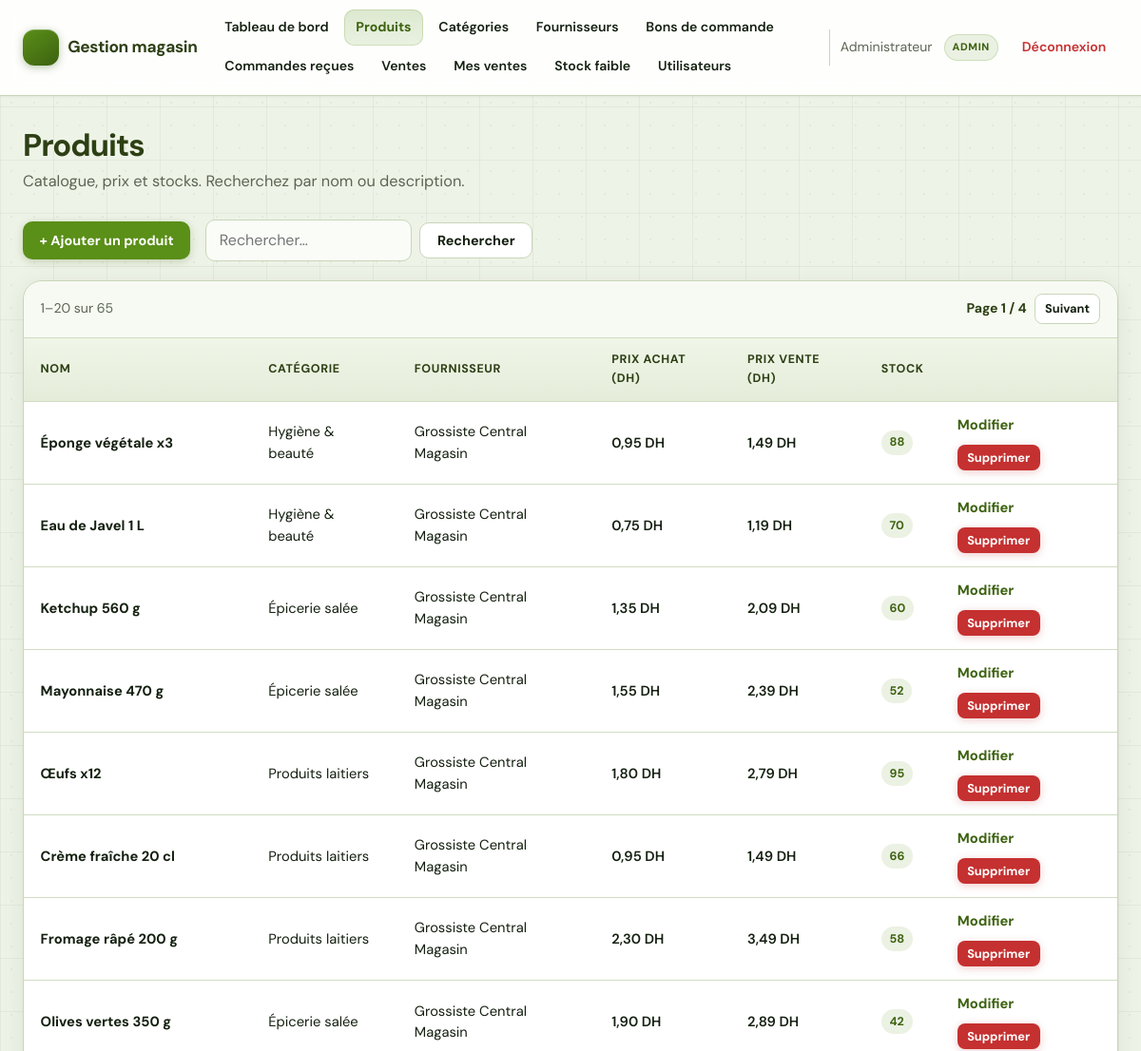
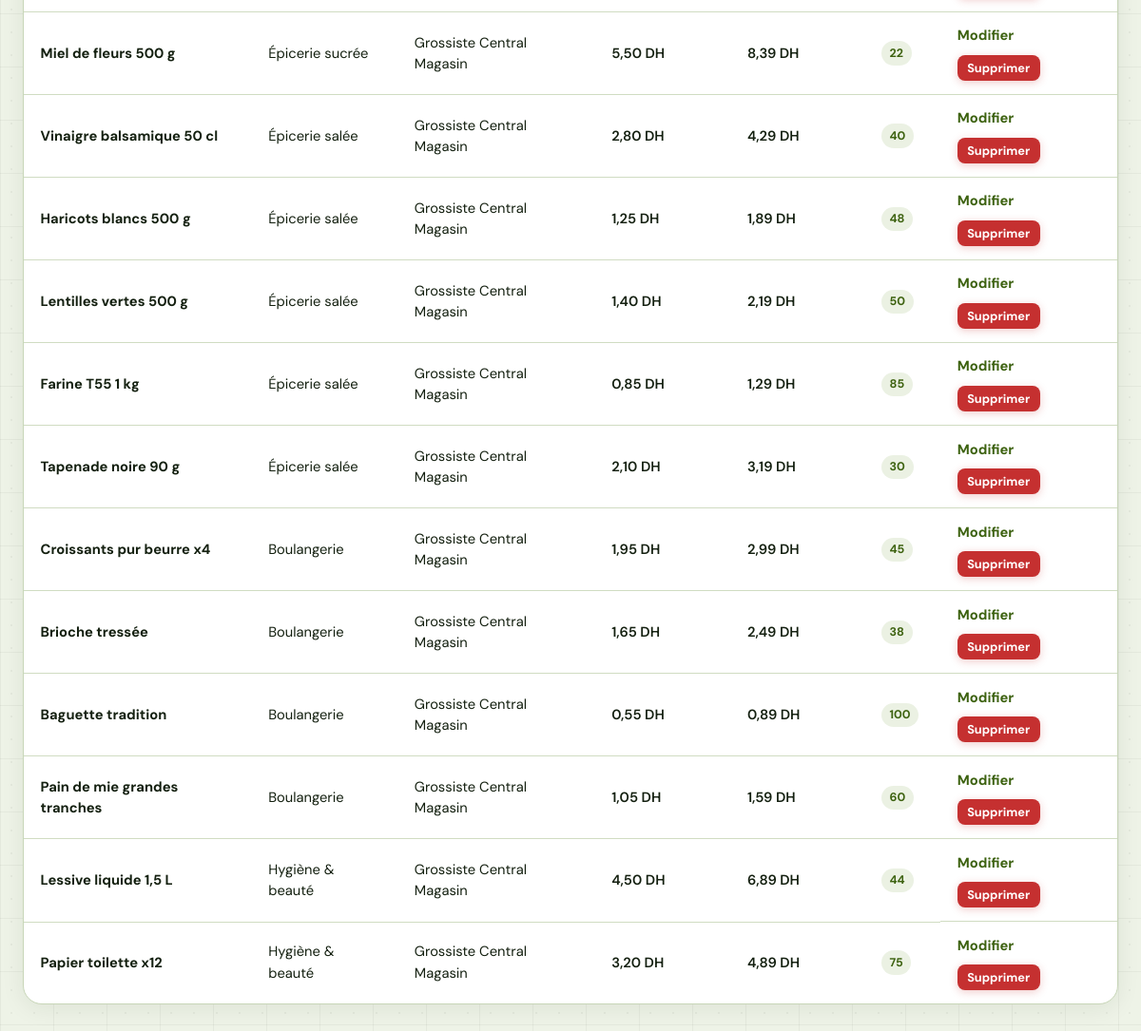
Page /index.php?action=products (signed in) on the committed database (2 pictures, top to bottom).
### tables this page shows
CREATE TABLE products (
    id INT AUTO_INCREMENT PRIMARY KEY,
    name VARCHAR(150) NOT NULL,
    description TEXT,
    price_buy DECIMAL(10,2) NOT NULL,
    price_sell DECIMAL(10,2) NOT NULL,
    stock INT NOT NULL DEFAULT 0,
    stock_alert_threshold INT NOT NULL DEFAULT 5,
    category_id INT,
    supplier_id INT,
    FOREIGN KEY (category_id) REFERENCES categories(id) ON DELETE SET NULL,
    FOREIGN KEY (supplier_id) REFERENCES suppliers(id) ON DELETE SET NULL
);

CREATE TABLE categories (
    id INT AUTO_INCREMENT PRIMARY KEY,
    name VARCHAR(100) NOT NULL
);

CREATE TABLE suppliers (
    id INT AUTO_INCREMENT PRIMARY KEY,
    name VARCHAR(100) NOT NULL,
    contact VARCHAR(100),
    phone VARCHAR(30),
    email VARCHAR(150),
    address TEXT
);

### app/Controllers/ProductController.php (called while the page is built, shortened)
<?php
class ProductController extends BaseController
{
    private $productModel;
    public function __construct()
    {
        $this->productModel = new Product();
    }
    public function index(): void
    {
        $reqPage = isset($_GET['page']) ? (int) $_GET['page'] : 1;
        $total = $this->productModel->countAll(null);
        $state = pagination_state($reqPage, $total);
        $products = $this->productModel->getPage($state['offset'], $state['per_page'], null);
        $pagination = pagination_for_view('products', $state);
        $canManage = $this->isAdmin();
        require_once APP_PATH . '/views/products/index.php';
    }
}

### public/index.php (called while the page is built, shortened)
<?php
$action = isset($_GET['action']) ? (string) $_GET['action'] : 'login';
$route = $routes[$action];
$method = $route[1];
$controller = new $class();
$controller->{$method}();

### app/helpers.php (called while the page is built, shortened)
<?php
function user_can_access(?array $user, string $action): bool
{
    $public = ['login', 'do_login', 'logout'];
    $role = (string) $user['role'];
    if ($role === 'admin') {
        return true;
    }
    $map = require CONFIG_PATH . '/permissions.php';
    $allowed = $map[$role] ?? [];
    return in_array($action, $allowed, true);
}
function nav_can(?array $user, string $action): bool
{
    return user_can_access($user, $action);
}
function format_mad($amount, int $decimals = 2): string
{
    if ($amount === null || $amount === '') {
        $n = 0.0;
    } elseif (is_numeric($amount)) {
        $n = (float) $amount;
    } else {
        $n = 0.0;
    }
    return number_format($n, $decimals, ',', ' ') . ' DH';
}
function shop_page_size(): int
{
    return 20;
}
function pagination_state(int $requestedPage, int $totalItems, ?int $perPage = null): array
{
    $perPage = max(1, $perPage ?? shop_page_size());
    $totalPages = max(1, (int) ceil($totalItems / $perPage));
    $page = max(1, min($requestedPage, $totalPages));
    return [
        'page'         => $page,
        'per_page'     => $perPage,
        'offset'       => ($page - 1) * $perPage,
        'total_pages'  => $totalPages,
        'total'        => $totalItems,
    ];
}
function pagination_for_view(string $action, array $state, array $extraQuery = []): array
{
    return [
        'action'      => $action,
        'page'        => $state['page'],
        'total_pages' => $state['total_pages'],
        'total'       => $state['total'],
        'per_page'    => $state['per_page'],
        'extra'       => $extraQuery,
    ];
}

### app/Models/Product.php (called while the page is built, shortened)
<?php
class Product
{
    private $conn;
    private $table = "products";
    public function __construct()
    {
        $database = new Database();
        $this->conn = $database->connect();
    }
    public function countAll(?string $keyword = null): int
    {
        $sql = "SELECT COUNT(*) FROM {$this->table}";
        $stmt = $this->conn->query($sql);
        return (int) $stmt->fetchColumn();
    }
    public function getPage(int $offset, int $limit, ?string $keyword = null): array
    {
        $sql = "SELECT p.*, c.name AS category_name, s.name AS supplier_name
                FROM {$this->table} p
                LEFT JOIN categories c ON p.category_id = c.id
                LEFT JOIN suppliers s ON p.supplier_id = s.id
                ORDER BY p.id DESC
                LIMIT :lim OFFSET :off";
        $stmt = $this->conn->prepare($sql);
        $stmt->bindValue(':lim', $limit, PDO::PARAM_INT);
        $stmt->bindValue(':off', $offset, PDO::PARAM_INT);
        $stmt->execute();
        return $stmt->fetchAll();
    }
}

### config/database.php (called while the page is built)
<?php
class Database
{
    private $host = "localhost";
    private $dbname = "shop_db";
    private $username = "root";
    private $password = "";
    private $conn;
    public function connect()
    {
        if ($this->conn === null) {
            try {
                $this->conn = new PDO(
                    "mysql:host={$this->host};dbname={$this->dbname};charset=utf8mb4",
                    $this->username,
                    $this->password
                );
                $this->conn->setAttribute(PDO::ATTR_ERRMODE, PDO::ERRMODE_EXCEPTION);
                $this->conn->setAttribute(PDO::ATTR_DEFAULT_FETCH_MODE, PDO::FETCH_ASSOC);
            } catch (PDOException $e) {
                die("Erreur de connexion : " . $e->getMessage());
            }
        }
        return $this->conn;
    }
}

### app/views/products/index.php (the view, shortened to what this page needs)
<?php
$keyword = isset($_GET['keyword']) ? trim((string) $_GET['keyword']) : '';
require __DIR__ . '/../partials/header.php';
?>
<header class="page-header">
    <h1 class="page-header__title">Produits</h1>
    <p class="page-header__desc">Catalogue, prix et stocks. Recherchez par nom ou description.</p>
</header>
<div class="page-toolbar">
    <?php if (!empty($canManage)): ?>
        <a class="btn" href="index.php?action=product_create">+ Ajouter un produit</a>
    <?php endif; ?>
    <form method="get" action="index.php" class="toolbar-form">
        <input type="search" name="keyword" class="search-input" value="<?= htmlspecialchars($keyword) ?>" placeholder="Rechercher…" aria-label="Rechercher des produits">
        <button type="submit" class="btn btn-ghost">Rechercher</button>
    </form>
</div>
<div class="panel panel--flush">
    <?php if (!empty($products)): ?>
        <?php require __DIR__ . '/../partials/pagination.php'; ?>
        <div class="table-wrap">
            <table class="data-table">
                <thead>
                    <tr>
                        <th>Nom</th>
                        <th>Catégorie</th>
                        <th>Fournisseur</th>
                        <th>Prix achat (DH)</th>
                        <th>Prix vente (DH)</th>
                        <th>Stock</th>
                        <th></th>
                    </tr>
                </thead>
                <tbody>
                <?php foreach ($products as $p): ?>
                    <?php
                    $stock = (int) $p['stock'];
                    $thr = isset($p['stock_alert_threshold']) ? (int) $p['stock_alert_threshold'] : 5;
                    $low = $stock <= $thr;
                    ?>
                    <tr>
                        <td><strong><?= htmlspecialchars($p['name']) ?></strong></td>
                        <td><?= htmlspecialchars($p['category_name'] ?? '—') ?></td>
                        <td><?= htmlspecialchars($p['supplier_name'] ?? '—') ?></td>
                        <td class="cell-num"><?= htmlspecialchars(format_mad($p['price_buy'])) ?></td>
                        <td class="cell-num"><?= htmlspecialchars(format_mad($p['price_sell'])) ?></td>
                        <td>
                            <span class="badge-stock<?= $low ? ' badge-stock--low' : '' ?>" title="Seuil d’alerte : <?= $thr ?>"><?= $stock ?></span>
                        </td>
                        <td class="table-actions">
                            <?php if (!empty($canManage)): ?>
                                <a class="link-action" href="index.php?action=product_edit&id=<?= (int) $p['id'] ?>">Modifier</a>
                                <form method="post" action="index.php?action=product_delete" class="form-inline-delete" onsubmit="return confirm('Supprimer ce produit ?');">
                                    <button type="submit" class="btn btn-danger btn-compact">Supprimer</button>
                                </form>
                            <?php else: ?>
                                <span class="text-muted">—</span>
                            <?php endif; ?>
                        </td>
                    </tr>
                <?php endforeach; ?>
                </tbody>
            </table>
        </div>
    <?php endif; ?>
</div>
<?php require __DIR__ . '/../partials/footer.php'; ?>

### app/views/partials/header.php (shortened to what this page needs)
<?php
$user = isset($_SESSION['user']) && is_array($_SESSION['user']) ? $_SESSION['user'] : null;
$navAction = $_GET['action'] ?? '';
$na = function (array $actions) use ($navAction): string {
    return 'nav-link' . (in_array($navAction, $actions, true) ? ' is-active' : '');
};
$productsActions = ['products', 'product_create', 'product_store', 'product_edit', 'product_update', 'product_delete', 'product_search', 'low_stock'];
$categoriesActions = ['categories', 'category_create', 'category_store', 'category_edit', 'category_update', 'category_delete'];
$suppliersActions = ['suppliers', 'supplier_create', 'supplier_store', 'supplier_edit', 'supplier_update', 'supplier_delete'];
$salesActions = ['sales', 'sale_create', 'sale_store', 'sale_show', 'sale_ticket'];
$mySalesActions = ['my_sales'];
$usersActions = ['users', 'user_create', 'user_store', 'user_edit', 'user_update', 'user_delete'];
$poActions = ['purchase_orders', 'purchase_order_create', 'purchase_order_store', 'purchase_order_show', 'purchase_order_send', 'purchase_order_receive', 'purchase_order_delete'];
$supplierPoActions = ['supplier_purchase_orders', 'supplier_purchase_order_show', 'supplier_purchase_order_respond'];
?>
<!DOCTYPE html>
<html lang="fr">
<head>
    <link rel="stylesheet" href="assets/css/app.css">
</head>
<body>
<header class="navbar" id="site-navbar">
    <div class="navbar-inner">
        <a class="navbar-brand" href="index.php?action=dashboard">
            <span class="navbar-brand-icon" aria-hidden="true"></span>
            <span class="navbar-brand-text">Gestion magasin</span>
        </a>
        <div class="navbar-drawer" id="navbar-menu">
            <nav class="navbar-links" aria-label="Navigation principale">
                <?php if (nav_can($user, 'dashboard')): ?>
                    <a href="index.php?action=dashboard" class="<?= htmlspecialchars($na(['dashboard'])) ?>">Tableau de bord</a>
                <?php endif; ?>
                <?php if (nav_can($user, 'products')): ?>
                    <a href="index.php?action=products" class="<?= htmlspecialchars($na($productsActions)) ?>">Produits</a>
                <?php endif; ?>
                <?php if (nav_can($user, 'categories')): ?>
                    <a href="index.php?action=categories" class="<?= htmlspecialchars($na($categoriesActions)) ?>">Catégories</a>
                <?php endif; ?>
                <?php if (nav_can($user, 'suppliers')): ?>
                    <a href="index.php?action=suppliers" class="<?= htmlspecialchars($na($suppliersActions)) ?>">Fournisseurs</a>
                <?php endif; ?>
                <?php if (nav_can($user, 'purchase_orders')): ?>
                    <a href="index.php?action=purchase_orders" class="<?= htmlspecialchars($na($poActions)) ?>">Bons de commande</a>
                <?php endif; ?>
                <?php if (nav_can($user, 'supplier_purchase_orders')): ?>
                    <a href="index.php?action=supplier_purchase_orders" class="<?= htmlspecialchars($na($supplierPoActions)) ?>">Commandes reçues</a>
                <?php endif; ?>
                <?php if (nav_can($user, 'sales')): ?>
                    <a href="index.php?action=sales" class="<?= htmlspecialchars($na($salesActions)) ?>">Ventes</a>
                <?php endif; ?>
                <?php if (nav_can($user, 'my_sales')): ?>
                    <a href="index.php?action=my_sales" class="<?= htmlspecialchars($na($mySalesActions)) ?>">Mes ventes</a>
                <?php endif; ?>
                <?php if (nav_can($user, 'low_stock')): ?>
                    <a href="index.php?action=low_stock" class="<?= htmlspecialchars($na(['low_stock'])) ?>">Stock faible</a>
                <?php endif; ?>
                <?php if (nav_can($user, 'users')): ?>
                    <a href="index.php?action=users" class="<?= htmlspecialchars($na($usersActions)) ?>">Utilisateurs</a>
                <?php endif; ?>
            </nav>
            <?php if ($user): ?>
                <div class="navbar-aside">
                    <span class="navbar-user" title="<?= htmlspecialchars((string) ($user['email'] ?? '')) ?>"><?= htmlspecialchars((string) ($user['name'] ?? '')) ?></span>
                    <span class="navbar-role"><?= htmlspecialchars((string) ($user['role'] ?? '')) ?></span>
                    <a href="index.php?action=logout" class="nav-link nav-link-logout">Déconnexion</a>
                </div>
            <?php endif; ?>
        </div>
    </div>
</header>
<main class="main-content">

### app/views/partials/pagination.php (shortened to what this page needs)
<?php
$action = (string) $pagination['action'];
$page = (int) $pagination['page'];
$totalPages = (int) $pagination['total_pages'];
$totalItems = (int) ($pagination['total'] ?? 0);
$perPage = (int) ($pagination['per_page'] ?? shop_page_size());
$extra = isset($pagination['extra']) && is_array($pagination['extra']) ? $pagination['extra'] : [];
$from = $totalItems === 0 ? 0 : (($page - 1) * $perPage + 1);
$to = min($totalItems, $page * $perPage);
$buildUrl = static function (int $p) use ($action, $extra): string {
    $q = array_merge(['action' => $action, 'page' => $p], $extra);
    return 'index.php?' . http_build_query($q);
};
?>
<nav class="pagination" aria-label="Pagination">
    <p class="pagination__meta">
        <?= (int) $from ?>–<?= (int) $to ?> sur <?= (int) $totalItems ?>
    </p>
    <div class="pagination__links">
        <span class="pagination__current">Page <?= $page ?> / <?= $totalPages ?></span>
        <?php if ($page < $totalPages): ?>
            <a class="btn btn-ghost btn-compact" href="<?= htmlspecialchars($buildUrl($page + 1)) ?>">Suivant</a>
        <?php endif; ?>
    </div>
</nav>

### app/views/partials/footer.php (shortened to what this page needs)
</main>
</body>
</html>

### rows in the picture
products: name "Éponge végétale x3", category.name "Hygiène & beauté", supplier.name "Grossiste Central Magasin", price_buy "0,95 DH", price_sell "1,49 DH", stock "88"
products: name "Eau de Javel 1 L", category.name "Hygiène & beauté", supplier.name "Grossiste Central Magasin", price_buy "0,75 DH", price_sell "1,19 DH", stock "70"
products: name "Ketchup 560 g", category.name "Épicerie salée", supplier.name "Grossiste Central Magasin", price_buy "1,35 DH", price_sell "2,09 DH", stock "60"
products: name "Mayonnaise 470 g", category.name "Épicerie salée", supplier.name "Grossiste Central Magasin", price_buy "1,55 DH", price_sell "2,39 DH", stock "52"
products: name "Œufs x12", category.name "Produits laitiers", supplier.name "Grossiste Central Magasin", price_buy "1,80 DH", price_sell "2,79 DH", stock "95"
products: name "Crème fraîche 20 cl", category.name "Produits laitiers", supplier.name "Grossiste Central Magasin", price_buy "0,95 DH", price_sell "1,49 DH", stock "66"
products: name "Fromage râpé 200 g", category.name "Produits laitiers", supplier.name "Grossiste Central Magasin", price_buy "2,30 DH", price_sell "3,49 DH", stock "58"
products: name "Olives vertes 350 g", category.name "Épicerie salée", supplier.name "Grossiste Central Magasin", price_buy "1,90 DH", price_sell "2,89 DH", stock "42"
products: name "Miel de fleurs 500 g", category.name "Épicerie sucrée", supplier.name "Grossiste Central Magasin", price_buy "5,50 DH", price_sell "8,39 DH", stock "22"
products: name "Vinaigre balsamique 50 cl", category.name "Épicerie salée", supplier.name "Grossiste Central Magasin", price_buy "2,80 DH", price_sell "4,29 DH", stock "40"
products: name "Haricots blancs 500 g", category.name "Épicerie salée", supplier.name "Grossiste Central Magasin", price_buy "1,25 DH", price_sell "1,89 DH", stock "48"
products: name "Lentilles vertes 500 g", category.name "Épicerie salée", supplier.name "Grossiste Central Magasin", price_buy "1,40 DH", price_sell "2,19 DH", stock "50"
products: name "Farine T55 1 kg", category.name "Épicerie salée", supplier.name "Grossiste Central Magasin", price_buy "0,85 DH", price_sell "1,29 DH", stock "85"
products: name "Tapenade noire 90 g", category.name "Épicerie salée", supplier.name "Grossiste Central Magasin", price_buy "2,10 DH", price_sell "3,19 DH", stock "30"
products: name "Croissants pur beurre x4", category.name "Boulangerie", supplier.name "Grossiste Central Magasin", price_buy "1,95 DH", price_sell "2,99 DH", stock "45"
products: name "Brioche tressée", category.name "Boulangerie", supplier.name "Grossiste Central Magasin", price_buy "1,65 DH", price_sell "2,49 DH", stock "38"
products: name "Baguette tradition", category.name "Boulangerie", supplier.name "Grossiste Central Magasin", price_buy "0,55 DH", price_sell "0,89 DH", stock "100"
products: name "Pain de mie grandes tranches", category.name "Boulangerie", supplier.name "Grossiste Central Magasin", price_buy "1,05 DH", price_sell "1,59 DH", stock "60"
products: name "Lessive liquide 1,5 L", category.name "Hygiène & beauté", supplier.name "Grossiste Central Magasin", price_buy "4,50 DH", price_sell "6,89 DH", stock "44"
products: name "Papier toilette x12", category.name "Hygiène & beauté", supplier.name "Grossiste Central Magasin", price_buy "3,20 DH", price_sell "4,89 DH", stock "75"

### other values in the picture
$user['name'] "Administrateur"
$user['role'] "ADMIN"
$from "1"
$to "20"
$totalItems "65"
$page "1"
$totalPages "4"
